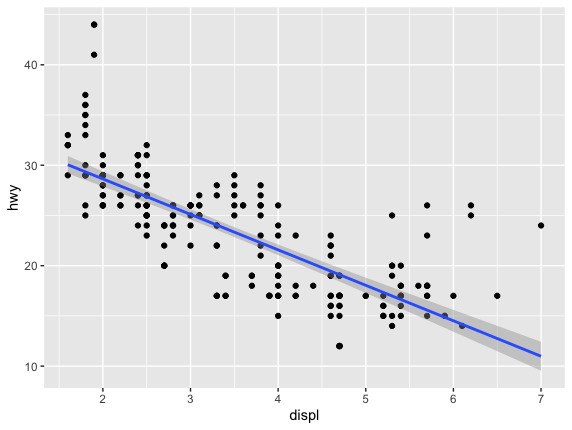

Generate this figure with R:
library(tidyverse)
p <- ggplot(mpg, aes(displ, hwy)) +
  geom_point() +
  geom_smooth(method = "lm")

print(p)
